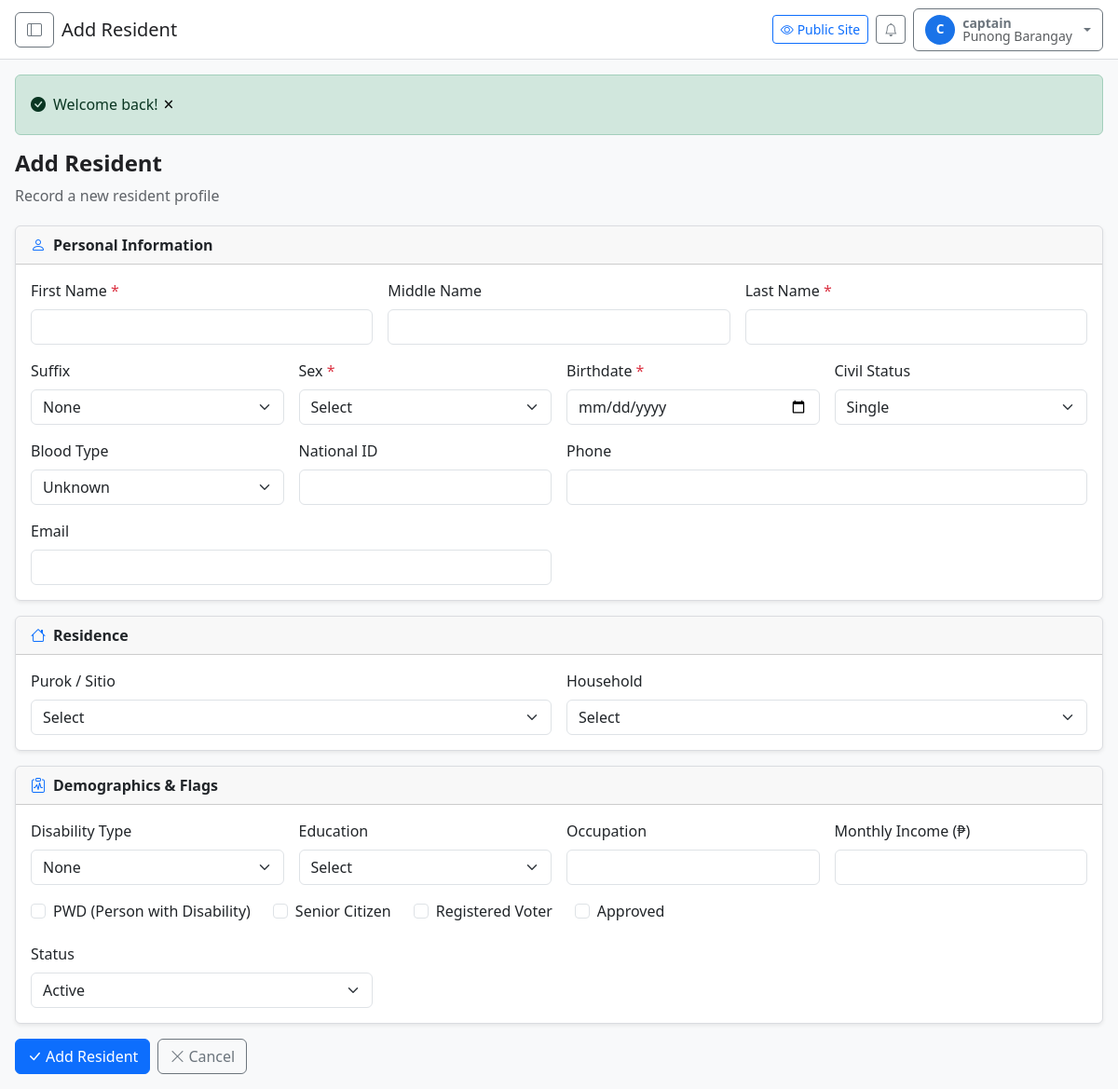
Screenshot of /admin/residents/create (signed in) with the database file from the repository.
### tables this page shows
CREATE TABLE `users` (
  `id` INT UNSIGNED NOT NULL AUTO_INCREMENT,
  `username` VARCHAR(50) NOT NULL,
  `email` VARCHAR(150) NOT NULL,
  `password_hash` VARCHAR(255) NOT NULL,
  `first_name` VARCHAR(100) NULL DEFAULT NULL,
  `last_name` VARCHAR(100) NULL DEFAULT NULL,
  `role` ENUM('captain','kagawad','secretary','treasurer','bhw','tanod','census','sk_chair','resident') NOT NULL DEFAULT 'resident',
  `status` ENUM('active','inactive','suspended') NOT NULL DEFAULT 'active',
  `email_verified_at` TIMESTAMP NULL DEFAULT NULL,
  `last_login_at` TIMESTAMP NULL DEFAULT NULL,
  `remember_token` VARCHAR(100) NULL DEFAULT NULL,
  `created_at` TIMESTAMP NOT NULL DEFAULT CURRENT_TIMESTAMP,
  `updated_at` TIMESTAMP NOT NULL DEFAULT CURRENT_TIMESTAMP ON UPDATE CURRENT_TIMESTAMP,
  `deleted_at` TIMESTAMP NULL DEFAULT NULL,
  PRIMARY KEY (`id`),
  UNIQUE KEY `uk_users_username` (`username`),
  UNIQUE KEY `uk_users_email` (`email`),
  INDEX `idx_users_role` (`role`),
  INDEX `idx_users_status` (`status`)
);

### views/admin/residents/_form.php (the view, shortened to what the rows shown need)
<?php
$r = $resident ?? [];
function rf($key) { return old($key, $r[$key] ?? ''); }
?>
<form method="POST" action="<?= $formAction ?>" novalidate>
    <div class="card shadow-sm mb-3">
        <div class="card-header d-flex align-items-center"><i class="bi bi-person me-2 text-primary"></i>Personal Information</div>
        <div class="card-body">
            <div class="row g-3">
                <div class="col-md-4">
                    <label class="form-label" for="first_name">First Name <span class="text-danger">*</span></label>
                    <input type="text" id="first_name" name="first_name" class="form-control" value="<?= e(rf('first_name')) ?>" required>
                </div>
                <div class="col-md-4">
                    <label class="form-label" for="middle_name">Middle Name</label>
                    <input type="text" id="middle_name" name="middle_name" class="form-control" value="<?= e(rf('middle_name')) ?>">
                </div>
                <div class="col-md-4">
                    <label class="form-label" for="last_name">Last Name <span class="text-danger">*</span></label>
                    <input type="text" id="last_name" name="last_name" class="form-control" value="<?= e(rf('last_name')) ?>" required>
                </div>
                <div class="col-md-3">
                    <label class="form-label" for="suffix">Suffix</label>
                    <select id="suffix" name="suffix" class="form-select">
                        <option value="">None</option>
                    </select>
                </div>
                <div class="col-md-3">
                    <label class="form-label" for="sex">Sex <span class="text-danger">*</span></label>
                    <select id="sex" name="sex" class="form-select" required>
                        <option value="">Select</option>
                    </select>
                </div>
                <div class="col-md-3">
                    <label class="form-label" for="birthdate">Birthdate <span class="text-danger">*</span></label>
                    <input type="date" id="birthdate" name="birthdate" class="form-control" value="<?= e(rf('birthdate')) ?>" required>
                </div>
                <div class="col-md-3">
                    <label class="form-label" for="civil_status">Civil Status</label>
                    <select id="civil_status" name="civil_status" class="form-select">
                        <?php foreach (['single', 'married', 'widowed', 'separated', 'divorced'] as $cs): ?>
                            <option value="<?= $cs ?>" <?= rf('civil_status') === $cs ? 'selected' : '' ?>><?= ucfirst($cs) ?></option>
                        <?php endforeach; ?>
                    </select>
                </div>
                <div class="col-md-3">
                    <label class="form-label" for="blood_type">Blood Type</label>
                    <select id="blood_type" name="blood_type" class="form-select">
                        <option value="">Unknown</option>
                    </select>
                </div>
                <div class="col-md-3">
                    <label class="form-label" for="national_id">National ID</label>
                    <input type="text" id="national_id" name="national_id" class="form-control" value="<?= e(rf('national_id')) ?>">
                </div>
                <div class="col-md-6">
                    <label class="form-label" for="phone">Phone</label>
                    <input type="text" id="phone" name="phone" class="form-control" value="<?= e(rf('phone')) ?>">
                </div>
                <div class="col-md-6">
                    <label class="form-label" for="email">Email</label>
                    <input type="email" id="email" name="email" class="form-control" value="<?= e(rf('email')) ?>">
                </div>
            </div>
        </div>
    </div>
    <div class="card shadow-sm mb-3">
        <div class="card-header d-flex align-items-center"><i class="bi bi-house me-2 text-primary"></i>Residence</div>
        <div class="card-body">
            <div class="row g-3">
                <div class="col-md-6">
                    <label class="form-label" for="purok_id">Purok / Sitio</label>
                    <select id="purok_id" name="purok_id" class="form-select">
                        <option value="">Select</option>
                    </select>
                </div>
                <div class="col-md-6">
                    <label class="form-label" for="household_id">Household</label>
                    <select id="household_id" name="household_id" class="form-select">
                        <option value="">Select</option>
                    </select>
                </div>
            </div>
        </div>
    </div>
    <div class="card shadow-sm mb-3">
        <div class="card-header d-flex align-items-center"><i class="bi bi-clipboard-pulse me-2 text-primary"></i>Demographics & Flags</div>
        <div class="card-body">
            <div class="row g-3">
                <div class="col-md-3">
                    <label class="form-label" for="disability_type">Disability Type</label>
                    <select id="disability_type" name="disability_type" class="form-select">
                        <?php foreach (['none', 'visual', 'hearing', 'motor', 'speech', 'intellectual', 'psychosocial', 'multiple'] as $dt): ?>
                            <option value="<?= $dt ?>" <?= rf('disability_type') === $dt ? 'selected' : '' ?>><?= ucfirst($dt) ?></option>
                        <?php endforeach; ?>
                    </select>
                </div>
                <div class="col-md-3">
                    <label class="form-label" for="educational_attainment">Education</label>
                    <select id="educational_attainment" name="educational_attainment" class="form-select">
                        <option value="">Select</option>
                    </select>
                </div>
                <div class="col-md-3">
                    <label class="form-label" for="occupation">Occupation</label>
                    <input type="text" id="occupation" name="occupation" class="form-control" value="<?= e(rf('occupation')) ?>">
                </div>
                <div class="col-md-3">
                    <label class="form-label" for="monthly_income">Monthly Income (₱)</label>
                    <input type="number" id="monthly_income" name="monthly_income" class="form-control" step="0.01" min="0" value="<?= e(rf('monthly_income')) ?>">
                </div>
            </div>
            <div class="d-flex flex-wrap gap-4 mt-3">
                <div class="form-check">
                    <input class="form-check-input" type="checkbox" id="is_pwd" name="is_pwd" value="1" <?= rf('is_pwd') ? 'checked' : '' ?>>
                    <label class="form-check-label" for="is_pwd">PWD (Person with Disability)</label>
                </div>
                <div class="form-check">
                    <input class="form-check-input" type="checkbox" id="is_senior" name="is_senior" value="1" <?= rf('is_senior') ? 'checked' : '' ?>>
                    <label class="form-check-label" for="is_senior">Senior Citizen</label>
                </div>
                <div class="form-check">
                    <input class="form-check-input" type="checkbox" id="is_voter" name="is_voter" value="1" <?= rf('is_voter') ? 'checked' : '' ?>>
                    <label class="form-check-label" for="is_voter">Registered Voter</label>
                </div>
                <div class="form-check">
                    <input class="form-check-input" type="checkbox" id="is_approved" name="is_approved" value="1" <?= rf('is_approved') ? 'checked' : '' ?>>
                    <label class="form-check-label" for="is_approved">Approved</label>
                </div>
            </div>
            <div class="row g-3 mt-1">
                <div class="col-md-4">
                    <label class="form-label" for="status">Status</label>
                    <select id="status" name="status" class="form-select">
                        <?php foreach (['active', 'inactive', 'moved_out', 'deceased'] as $st): ?>
                            <option value="<?= $st ?>" <?= (rf('status') ?: 'active') === $st ? 'selected' : '' ?>><?= ucwords(str_replace('_', ' ', $st)) ?></option>
                        <?php endforeach; ?>
                    </select>
                </div>
            </div>
        </div>
    </div>
    <div class="d-flex gap-2">
        <button type="submit" class="btn btn-primary"><i class="bi bi-check-lg me-1"></i><?= $submitLabel ?></button>
        <a href="<?= admin_url('residents') ?>" class="btn btn-outline-secondary"><i class="bi bi-x-lg me-1"></i>Cancel</a>
    </div>
</form>

### views/admin/layouts/main.php (shortened to what the rows shown need)
<?php
$adminUser = \Auth::user();
$userModel = new \Models\User();
?>
<!DOCTYPE html>
<html lang="en" data-theme="light" data-font-scale="100">
<head>
    <link href="https://cdn.jsdelivr.net/npm/bootstrap@5.3.3/dist/css/bootstrap.min.css" rel="stylesheet">
    <link href="https://cdn.jsdelivr.net/npm/bootstrap-icons@1.11.3/font/bootstrap-icons.min.css" rel="stylesheet">
    <link rel="stylesheet" href="<?= asset('css/main.css') ?>">
    <link rel="stylesheet" href="<?= asset('css/admin.css') ?>">
    <link rel="stylesheet" href="<?= asset('css/accessibility.css') ?>" id="accessibility-css">
</head>
<body>
<div class="wrapper d-flex">
    <div class="content flex-grow-1 d-flex flex-column">
        <header class="admin-topbar d-flex align-items-center justify-content-between px-3 py-2">
            <div class="d-flex align-items-center gap-2">
                <button class="btn btn-outline-secondary d-none d-lg-inline-flex" data-bs-toggle="offcanvas" data-bs-target="#adminSidebar" aria-label="Toggle menu"><i class="bi bi-layout-sidebar"></i></button>
                <strong class="h5 mb-0"><?= e($title ?? 'Dashboard') ?></strong>
            </div>
            <div class="d-flex align-items-center gap-2">
                <a href="<?= url('') ?>" class="btn btn-outline-primary btn-sm"><i class="bi bi-eye me-1"></i>Public Site</a>
                <a href="<?= admin_url('notifications') ?>" class="btn btn-outline-secondary btn-sm position-relative" aria-label="Notifications"><i class="bi bi-bell"></i></a>
                <div class="dropdown">
                    <button class="btn btn-outline-secondary dropdown-toggle d-flex align-items-center gap-2" type="button"
                            data-bs-toggle="dropdown" aria-expanded="false">
                        <span class="avatar rounded-circle d-flex align-items-center justify-content-center"><?= e(strtoupper(mb_substr($adminUser['username'] ?? 'U', 0, 1))) ?></span>
                        <span class="d-none d-md-flex flex-column lh-1 text-start">
                            <span class="small fw-semibold"><?= e($adminUser['username'] ?? 'Admin') ?></span>
                            <span class="small text-muted"><?= e($userModel->getRoleName($adminUser['role'])) ?></span>
                        </span>
                    </button>
                </div>
            </div>
        </header>
        <main class="admin-content flex-grow-1 p-3">
            <?php if ($success = flash('success')): ?>
                <div class="alert alert-success d-flex align-items-center" role="alert"><i class="bi bi-check-circle-fill me-2"></i><div><?= e($success) ?></div></div>
            <?php endif; ?>
            <?= $content ?>
        </main>
    </div>
</div>
</body>
</html>

### rows the page displays
users: username "C", username "captain", role "Punong Barangay"

### other values shown
$title "Add Resident"
$success "Welcome back!"
$submitLabel "Add Resident"
form field civil_status "Single"
form field disability_type "None"
form field status "Active"
